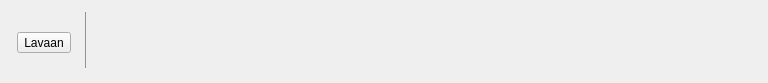
<?xml version="1.0" encoding="UTF-8"?>
<ui version="4.0">
 <class>RibbonSEM</class>
 <widget class="QWidget" name="RibbonSEM">
  <property name="geometry">
   <rect>
    <x>0</x>
    <y>0</y>
    <width>768</width>
    <height>83</height>
   </rect>
  </property>
  <property name="windowTitle">
   <string>Form</string>
  </property>
  <layout class="QGridLayout" name="gridLayout_3">
   <property name="topMargin">
    <number>0</number>
   </property>
   <property name="rightMargin">
    <number>0</number>
   </property>
   <property name="bottomMargin">
    <number>3</number>
   </property>
   <item row="0" column="2">
    <widget class="QWidget" name="widget_19" native="true">
     <layout class="QGridLayout" name="gridLayout_9">
      <property name="leftMargin">
       <number>1</number>
      </property>
      <property name="topMargin">
       <number>12</number>
      </property>
      <property name="rightMargin">
       <number>1</number>
      </property>
      <property name="bottomMargin">
       <number>12</number>
      </property>
     </layout>
    </widget>
   </item>
   <item row="0" column="0">
    <widget class="QWidget" name="widget" native="true">
     <layout class="QVBoxLayout" name="verticalLayout">
      <property name="spacing">
       <number>0</number>
      </property>
      <property name="leftMargin">
       <number>6</number>
      </property>
      <property name="topMargin">
       <number>6</number>
      </property>
      <property name="rightMargin">
       <number>6</number>
      </property>
      <property name="bottomMargin">
       <number>0</number>
      </property>
      <item>
       <widget class="QWidget" name="widget_9" native="true">
        <layout class="QGridLayout" name="gridLayout_5">
         <property name="leftMargin">
          <number>0</number>
         </property>
         <property name="topMargin">
          <number>0</number>
         </property>
         <property name="rightMargin">
          <number>0</number>
         </property>
         <property name="bottomMargin">
          <number>0</number>
         </property>
         <property name="spacing">
          <number>3</number>
         </property>
         <item row="0" column="0">
          <widget class="RibbonButton" name="SEMSimple">
           <property name="text">
            <string>Lavaan</string>
           </property>
           <property name="icon">
            <iconset resource="../resources/icons.qrc">
             <normaloff>:/icons/analysis-classical-sem.svg</normaloff>:/icons/analysis-classical-sem.svg</iconset>
           </property>
           <property name="iconSize">
            <size>
             <width>37</width>
             <height>28</height>
            </size>
           </property>
           <property name="popupMode">
            <enum>QToolButton::InstantPopup</enum>
           </property>
           <property name="toolButtonStyle">
            <enum>Qt::ToolButtonTextUnderIcon</enum>
           </property>
          </widget>
         </item>
        </layout>
       </widget>
      </item>
     </layout>
    </widget>
   </item>
   <item row="0" column="1">
    <widget class="QWidget" name="widget_20" native="true">
     <layout class="QGridLayout" name="gridLayout_10">
      <property name="leftMargin">
       <number>1</number>
      </property>
      <property name="topMargin">
       <number>12</number>
      </property>
      <property name="rightMargin">
       <number>1</number>
      </property>
      <property name="bottomMargin">
       <number>12</number>
      </property>
      <item row="0" column="0">
       <widget class="Line" name="line_7">
        <property name="styleSheet">
         <string notr="true">QWidget {	color : #929292 ; }</string>
        </property>
        <property name="frameShadow">
         <enum>QFrame::Plain</enum>
        </property>
        <property name="orientation">
         <enum>Qt::Vertical</enum>
        </property>
       </widget>
      </item>
     </layout>
    </widget>
   </item>
   <item row="0" column="3">
    <spacer name="horizontalSpacer">
     <property name="orientation">
      <enum>Qt::Horizontal</enum>
     </property>
     <property name="sizeHint" stdset="0">
      <size>
       <width>630</width>
       <height>20</height>
      </size>
     </property>
    </spacer>
   </item>
  </layout>
 </widget>
 <customwidgets>
  <customwidget>
   <class>RibbonButton</class>
   <extends>QToolButton</extends>
   <header>widgets/ribbonbutton.h</header>
  </customwidget>
 </customwidgets>
 <resources>
  <include location="../resources/icons.qrc"/>
 </resources>
 <connections>
  <connection>
   <sender>SEMSimple</sender>
   <signal>clicked()</signal>
   <receiver>RibbonSEM</receiver>
   <slot>itemSelected()</slot>
   <hints>
    <hint type="sourcelabel">
     <x>72</x>
     <y>33</y>
    </hint>
    <hint type="destinationlabel">
     <x>383</x>
     <y>41</y>
    </hint>
   </hints>
  </connection>
 </connections>
 <slots>
  <slot>itemSelected()</slot>
 </slots>
</ui>
